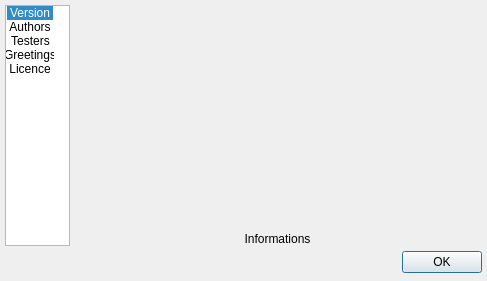
<ui version="4.0" >
 <class>UIAbout</class>
 <widget class="QDialog" name="UIAbout" >
  <property name="geometry" >
   <rect>
    <x>0</x>
    <y>0</y>
    <width>487</width>
    <height>281</height>
   </rect>
  </property>
  <property name="windowTitle" >
   <string>About...</string>
  </property>
  <layout class="QGridLayout" >
   <property name="margin" >
    <number>5</number>
   </property>
   <property name="spacing" >
    <number>3</number>
   </property>
   <item row="0" column="0" >
    <widget class="QListWidget" name="listWidget" >
     <property name="sizePolicy" >
      <sizepolicy>
       <hsizetype>5</hsizetype>
       <vsizetype>7</vsizetype>
       <horstretch>0</horstretch>
       <verstretch>0</verstretch>
      </sizepolicy>
     </property>
     <property name="minimumSize" >
      <size>
       <width>65</width>
       <height>0</height>
      </size>
     </property>
     <property name="maximumSize" >
      <size>
       <width>65</width>
       <height>16777215</height>
      </size>
     </property>
     <property name="verticalScrollBarPolicy" >
      <enum>Qt::ScrollBarAlwaysOff</enum>
     </property>
     <property name="horizontalScrollBarPolicy" >
      <enum>Qt::ScrollBarAlwaysOff</enum>
     </property>
     <property name="editTriggers" >
      <set>QAbstractItemView::NoEditTriggers</set>
     </property>
     <property name="textElideMode" >
      <enum>Qt::ElideNone</enum>
     </property>
     <property name="movement" >
      <enum>QListView::Static</enum>
     </property>
     <property name="viewMode" >
      <enum>QListView::IconMode</enum>
     </property>
     <property name="uniformItemSizes" >
      <bool>true</bool>
     </property>
     <property name="currentRow" >
      <number>0</number>
     </property>
     <item>
      <property name="text" >
       <string>Version</string>
      </property>
      <property name="icon" >
       <iconset resource="../../resources/resources.qrc" >:/Icons/Icons/helpgreettings.png</iconset>
      </property>
     </item>
     <item>
      <property name="text" >
       <string>Authors</string>
      </property>
      <property name="icon" >
       <iconset resource="../../resources/resources.qrc" >:/Icons/Icons/buildbuild.png</iconset>
      </property>
     </item>
     <item>
      <property name="text" >
       <string>Testers</string>
      </property>
      <property name="icon" >
       <iconset resource="../../resources/resources.qrc" >:/Icons/Icons/helptesters.png</iconset>
      </property>
     </item>
     <item>
      <property name="text" >
       <string>Greetings</string>
      </property>
      <property name="icon" >
       <iconset resource="../../resources/resources.qrc" >:/Icons/Icons/helpgreettings.png</iconset>
      </property>
     </item>
     <item>
      <property name="text" >
       <string>Licence</string>
      </property>
      <property name="icon" >
       <iconset resource="../../resources/resources.qrc" >:/Icons/Icons/text.png</iconset>
      </property>
     </item>
    </widget>
   </item>
   <item row="1" column="0" colspan="2" >
    <spacer>
     <property name="orientation" >
      <enum>Qt::Horizontal</enum>
     </property>
     <property name="sizeHint" >
      <size>
       <width>391</width>
       <height>27</height>
      </size>
     </property>
    </spacer>
   </item>
   <item row="1" column="2" >
    <widget class="QPushButton" name="pbOK" >
     <property name="sizePolicy" >
      <sizepolicy>
       <hsizetype>0</hsizetype>
       <vsizetype>0</vsizetype>
       <horstretch>0</horstretch>
       <verstretch>0</verstretch>
      </sizepolicy>
     </property>
     <property name="cursor" >
      <cursor>13</cursor>
     </property>
     <property name="text" >
      <string>OK</string>
     </property>
     <property name="icon" >
      <iconset/>
     </property>
    </widget>
   </item>
   <item row="0" column="1" colspan="2" >
    <widget class="QStackedWidget" name="twInformations" >
     <property name="sizePolicy" >
      <sizepolicy>
       <hsizetype>7</hsizetype>
       <vsizetype>7</vsizetype>
       <horstretch>0</horstretch>
       <verstretch>0</verstretch>
      </sizepolicy>
     </property>
     <property name="cursor" >
      <cursor>13</cursor>
     </property>
     <widget class="QWidget" name="pVersion" >
      <layout class="QVBoxLayout" >
       <property name="margin" >
        <number>0</number>
       </property>
       <property name="spacing" >
        <number>0</number>
       </property>
       <item>
        <widget class="QLabel" name="lLogo" >
         <property name="sizePolicy" >
          <sizepolicy>
           <hsizetype>7</hsizetype>
           <vsizetype>7</vsizetype>
           <horstretch>0</horstretch>
           <verstretch>0</verstretch>
          </sizepolicy>
         </property>
         <property name="pixmap" >
          <pixmap resource="../../resources/resources.qrc" >:/Icons/Icons/helpsplashscreen.png</pixmap>
         </property>
        </widget>
       </item>
       <item>
        <widget class="QLabel" name="lInformations" >
         <property name="text" >
          <string>Informations</string>
         </property>
         <property name="alignment" >
          <set>Qt::AlignCenter</set>
         </property>
        </widget>
       </item>
      </layout>
     </widget>
     <widget class="QTextBrowser" name="tbAuthors" >
      <property name="undoRedoEnabled" >
       <bool>false</bool>
      </property>
      <property name="readOnly" >
       <bool>true</bool>
      </property>
      <property name="tabStopWidth" >
       <number>40</number>
      </property>
     </widget>
     <widget class="QTextBrowser" name="tbTesters" >
      <property name="undoRedoEnabled" >
       <bool>false</bool>
      </property>
      <property name="readOnly" >
       <bool>true</bool>
      </property>
      <property name="tabStopWidth" >
       <number>40</number>
      </property>
     </widget>
     <widget class="QTextBrowser" name="tbGreetings" >
      <property name="undoRedoEnabled" >
       <bool>false</bool>
      </property>
      <property name="readOnly" >
       <bool>true</bool>
      </property>
      <property name="tabStopWidth" >
       <number>40</number>
      </property>
     </widget>
     <widget class="QTextBrowser" name="tbLicence" >
      <property name="font" >
       <font>
        <family>FreeMono</family>
       </font>
      </property>
      <property name="undoRedoEnabled" >
       <bool>false</bool>
      </property>
      <property name="readOnly" >
       <bool>true</bool>
      </property>
      <property name="tabStopWidth" >
       <number>40</number>
      </property>
      <property name="acceptRichText" >
       <bool>false</bool>
      </property>
     </widget>
    </widget>
   </item>
  </layout>
 </widget>
 <resources>
  <include location="../../resources/resources.qrc" />
 </resources>
 <connections>
  <connection>
   <sender>pbOK</sender>
   <signal>clicked()</signal>
   <receiver>UIAbout</receiver>
   <slot>accept()</slot>
   <hints>
    <hint type="sourcelabel" >
     <x>477</x>
     <y>270</y>
    </hint>
    <hint type="destinationlabel" >
     <x>237</x>
     <y>275</y>
    </hint>
   </hints>
  </connection>
  <connection>
   <sender>listWidget</sender>
   <signal>currentRowChanged(int)</signal>
   <receiver>twInformations</receiver>
   <slot>setCurrentIndex(int)</slot>
   <hints>
    <hint type="sourcelabel" >
     <x>38</x>
     <y>55</y>
    </hint>
    <hint type="destinationlabel" >
     <x>73</x>
     <y>59</y>
    </hint>
   </hints>
  </connection>
 </connections>
</ui>
